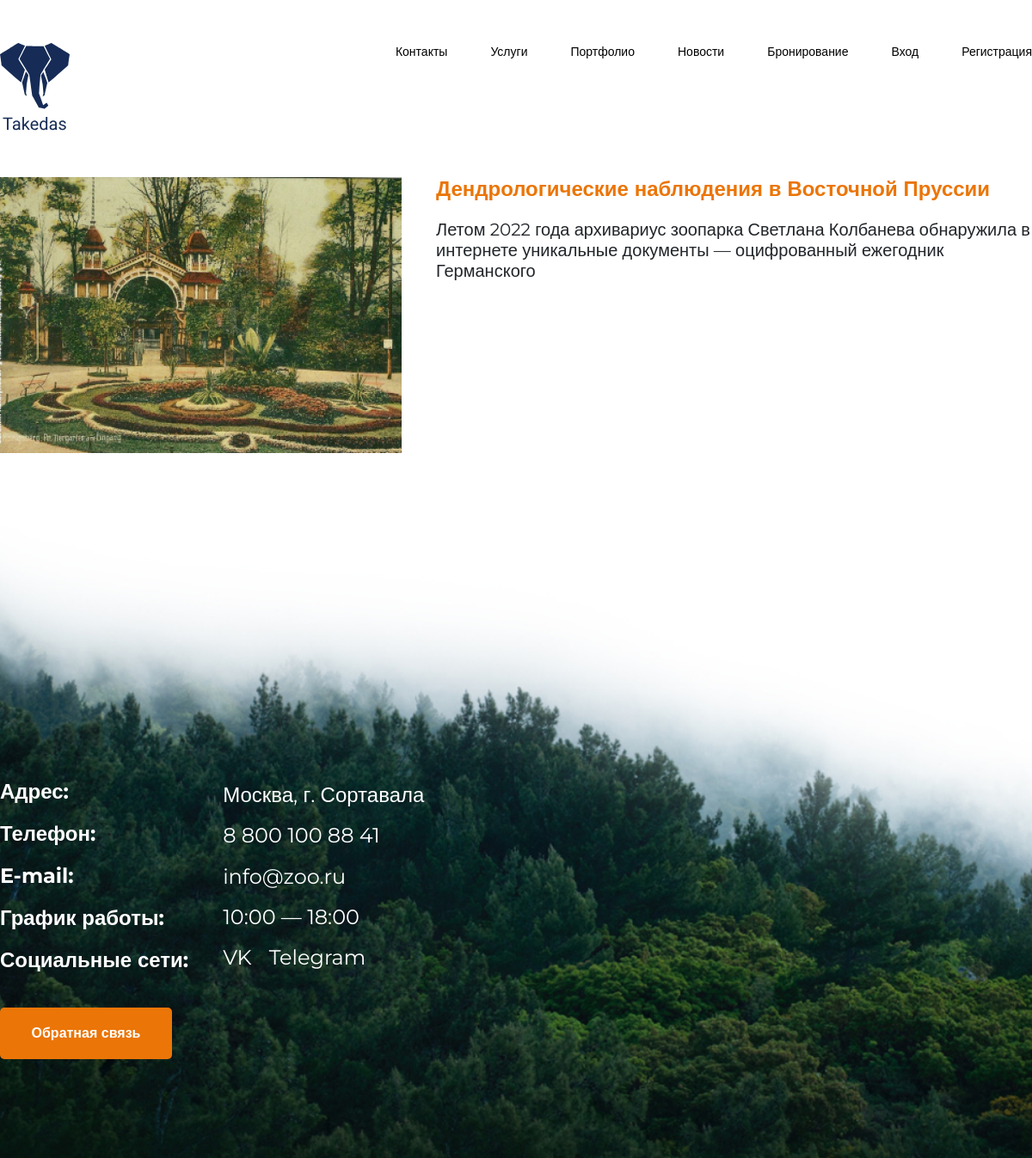
Page /verstka_il/main/news.php?ID_News=4 on the committed database.
### tables this page shows
CREATE TABLE `news` (
  `ID_News` int(11) NOT NULL,
  `NameNews` varchar(100) NOT NULL,
  `DescriptionNews` varchar(500) NOT NULL,
  `ImageNews` varchar(300) NOT NULL
);

### verstka_il/main/Database.php (called while the page is built, shortened)
<?php
	class Database {
		private $host;
		private $port;
		private $db;
		private $db_usr;
		private $db_pwd;
		private $db_enc;
		public function __construct() {
			$conf = parse_ini_file("Database.ini");
			$this->host = $conf["host"];
			$this->port = $conf["port"];
			$this->db = $conf["db"];
			$this->db_usr = $conf["db_usr"];
			$this->db_pwd = $conf["db_pwd"];
			$this->db_enc = $conf["db_enc"];
		}
		private function getDb() {
			$this->conn = new PDO(
				"mysql:host=$this->host;
				port=$this->port;
				dbname=$this->db;
				charset=$this->db_enc",
				$this->db_usr,
				$this->db_pwd,
			);
			return $this->conn;
		}
		public function getRow($qry, $parm = array()) {
			$rslt = $this->getDb()->prepare($qry);
			$rslt->execute((array)$parm);
			return $rslt->fetch(PDO::FETCH_ASSOC);
			}
}

### verstka_il/main/news.php (the view, shortened to what this page needs)
<?php
require_once __DIR__ . '\Database.php';
$Database = new Database();
$qry = "SELECT * FROM news WHERE ID_News = :id";
$parm = array(
    "id" => $_GET["ID_News"],
);
$news = $Database->getRow($qry, $parm);
?>
<!DOCTYPE html>
<html lang="ru">
<head>
    <link rel="stylesheet" href="/css/bootstrap-reboot.min.css">
    <link rel="stylesheet" href="/css/allStyle.min.css">
    <link rel="stylesheet" href="/css/news.min.css">
</head>
<body>
    <header>
        <section class="header headerLight">
            <div class="container">
                <div class="header_wrapper headerLight_wrapper">
                    <a href="/main/index.php"><img src="/img/logo.svg" alt="#"></a>
                    <nav>
                        <ul>
                            <li><a href="index.php#footer">Контакты</a></li>
                            <li><a href="index.php#services">Услуги</a></li>
                            <li><a href="index.php#portfolio">Портфолио</a></li>
                            <li><a href="/main/allNews.php">Новости</a></li>
                            <li><a href="/main/bron.php">Бронирование</a></li>
                            <?php if (isset($_SESSION['user_name'])) : ?>
                                <li><?= $_SESSION['user_name'] ?></li>
                            <?php else : ?>
                                <li><a href="/main/login.php">Вход</a></li>
                                <li><a href="/main/registr.php">Регистрация</a></li>
                            <?php endif; ?>
                        </ul>
                    </nav>
                </div>
            </div>
        </section>
    </header>
    <main>
        <section class="news">
            <div class="container">
                <div class="news_inner">
                    <img src="<?= $news['ImageNews'] ?>" alt="#">
                    <div class="news_ceil">
                        <h1><?= $news['NameNews'] ?></h1>
                        <p><?= $news['DescriptionNews'] ?></p>
                    </div>
                </div>
            </div>
        </section>
    </main>
    <footer>
        <section class="footer">
            <div class="container">
                <div class="footer_wrapper">
                    <div class="footer_inner">
                        <div class="footer_inner_container">
                            <div class="footer_ceil_container">
                                <div class="footer_ceil">
                                    <h2>Адрес:</h2>
                                    <h2>Телефон:</h2>
                                    <h2>E-mail:</h2>
                                    <h2>График работы:</h2>
                                    <h2>Социальные сети:</h2>
                                </div>
                                <div class="footer_ceil">
                                    <p>Москва, г. Сортавала</p>
                                    <p>8 800 100 88 41</p>
                                    <p>info@zoo.ru</p>
                                    <p>10:00 — 18:00</p>
                                    <div class="footer_ceil_social">
                                        <a href="#">VK</a>
                                        <a href="#">Telegram</a>
                                    </div>
                                </div>
                            </div>
                            <button>Обратная связь</button>
                        </div>
                        <iframe src="https://www.google.com/maps/embed?pb=!1m18!1m12!1m3!1d192856.53527204753!2d37.5404269678391!3d55.58451875257459!2m3!1f0!2f0!3f0!3m2!1i1024!2i768!4f13.1!3m3!1m2!1s0x414ab7d527eb1ab9%3A0x3a74bcc492e68271!2sMini-zoo.ru!5e0!3m2!1sru!2sru!4v1662929795374!5m2!1sru!2sru" width="600" height="400" style="border:0;" allowfullscreen="" loading="lazy"></iframe>
                    </div>
                </div>
            </div>
        </section>
    </footer>
</body>
</html>

### rows in the picture
news: ImageNews (picture), NameNews "Дендрологические наблюдения в Восточной Пруссии", DescriptionNews "Летом 2022 года архивариус зоопарка Светлана Колбанева обнаружила в интернете уникальные документы — оцифрованный ежегодник Германского"
